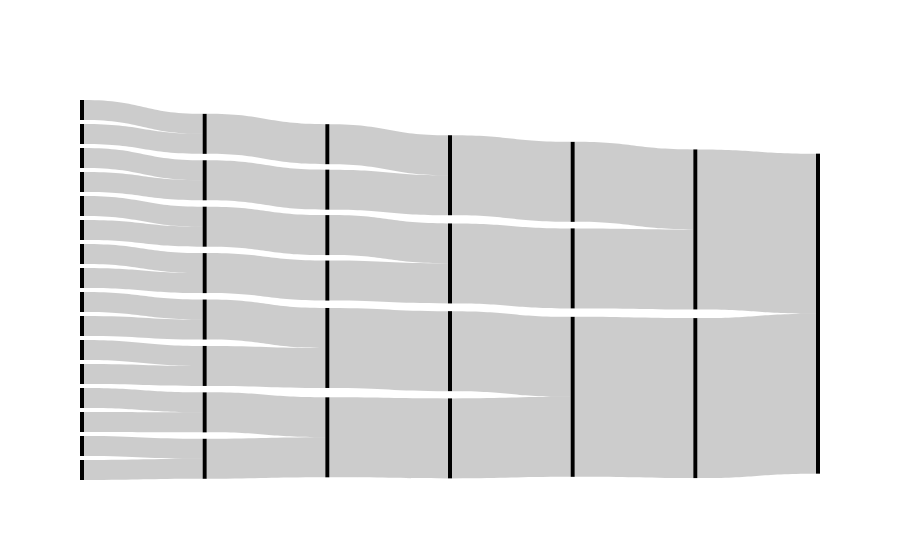

The code cell stored with this chart in its notebook:
### Markdown cell above
# 1) MCF cartoon: Hierarchical

### Code cell
# define sequence of partitions
partitions_hmsbmb = [np.array([ 0,  1,  2,  3,  4,  5,  6,  7,  8,  9, 10, 11, 12, 13, 14, 15]),
np.array([0, 0, 1, 1, 2, 2, 3, 3, 4, 4, 5, 5, 6, 6, 7, 7]),
np.array([0, 0, 1, 1, 2, 2, 3, 3, 4, 4, 4, 4, 5, 5, 5, 5]),
np.array([0, 0, 0, 0, 1, 1, 1, 1, 2, 2, 2, 2, 3, 3, 3, 3]),
np.array([0, 0, 0, 0, 1, 1, 1, 1, 2, 2, 2, 2, 2, 2, 2, 2]),
np.array([0, 0, 0, 0, 0, 0, 0, 0, 1, 1, 1, 1, 1, 1, 1, 1]),
np.array([0, 0, 0, 0, 0, 0, 0, 0, 0, 0, 0, 0, 0, 0, 0, 0])]

# initialise MCF object for single sequence of partitions
mcf = MCF()
mcf.load_data(partitions_hmsbmb)

# plot Sankey
fig = mcf.plot_sankey(step=1,pad=4,color=False,thickness=4)
fig.write_image("figures/cartoon/cartoon_sankey_h.svg")

# build filtration and compute PH for single sequence of partitions
mcf.build_filtration()
mcf.compute_persistence()

# compute persistent hierarchy
h, h_bar = mcf.compute_persistent_hierarchy()
print("Average persistent hierarchy:",round(h_bar,4))

# plot persistence diagram
ax = mcf.plot_pd(marker_size=70,alpha=0.6)
plt.savefig("figures/cartoon/cartoon_PD_h.pdf", bbox_inches='tight')

### Figure 1 — Plotly figure (JSON) as saved in the notebook; plotly's stock layout.template omitted (floating-point values rounded to 4 significant figures)
{"data": [{"link": {"source": [0, 1, 2, 3, 4, 5, 6, 7, 8, 9, 10, 11, 12, 13, 14, 15, 16, 17, 18, 19, 20, 21, 22, 23, 24, 25, 26, 27, 28, 29, 30, 31, 32, 33, 34, 35, 36, 37, 38], "target": [16, 16, 17, 17, 18, 18, 19, 19, 20, 20, 21, 21, 22, 22, 23, 23, 24, 25, 26, 27, 28, 28, 29, 29, 30, 30, 31, 31, 32, 33, 34, 35, 36, 36, 37, 37, 38, 39, 39], "value": [1, 1, 1, 1, 1, 1, 1, 1, 1, 1, 1, 1, 1, 1, 1, 1, 2, 2, 2, 2, 2, 2, 2, 2, 2, 2, 2, 2, 4, 4, 4, 4, 4, 4, 4, 4, 8, 8, 8]}, "node": {"line": {"color": "black", "width": 0}, "pad": 4, "thickness": 4}, "type": "sankey"}], "layout": {"autosize": true}}
